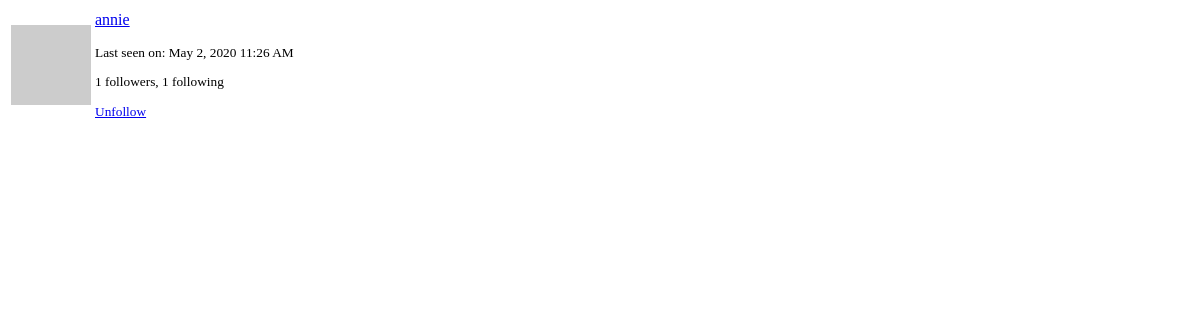
The page /user/annie/popup (signed in) on the database as committed earlier.
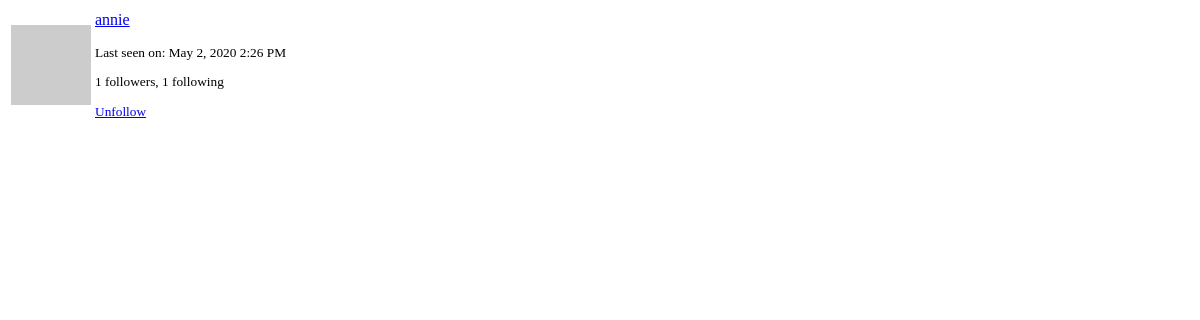
The same page on the database as committed later.
### app/models.py (models this page shows, shortened)
class User(UserMixin, db.Model):
    id = db.Column(db.Integer, primary_key=True)
    username = db.Column(db.String(64), index=True, unique=True)
    email = db.Column(db.String(120), index=True, unique=True)
    password_hash = db.Column(db.String(128))
    about_me = db.Column(db.String(140))
    last_seen = db.Column(db.DateTime, default=dt.datetime.utcnow)
    last_message_read_time = db.Column(db.DateTime)
    posts = db.relationship("Post", backref="author", lazy="dynamic")
    followed = db.relationship(
        "User",
        secondary=followers,
        primaryjoin=(followers.c.follower_id == id),
        secondaryjoin=(followers.c.followed_id == id),
        backref=db.backref("followers", lazy="dynamic"),
        lazy="dynamic",
    )
    messages_sent = db.relationship(
        "Message", foreign_keys="Message.sender_id", backref="author", lazy="dynamic"
    )
    messages_received = db.relationship(
        "Message",
        foreign_keys="Message.recipient_id",
        backref="recipient",
        lazy="dynamic",
    )
    notifications = db.relationship("Notification", backref="user", lazy="dynamic")
    def avatar(self, size):
        digest = md5(self.email.lower().encode("utf-8")).hexdigest()
        return "https://www.gravatar.com/avatar/{}?d=identicon&s={}".format(
            digest, size
        )
    def is_following(self, user: "User"):
        return self.followed.filter(followers.c.followed_id == user.id).count() > 0

### app/main/routes.py (the view)
@bp.route("/user/<username>/popup")
@login_required
def user_popup(username):
    user = User.query.filter_by(username=username).first_or_404()
    return render_template("user_popup.html", user=user)

### app/main/routes.py (called while the page is built)
@bp.before_app_request
def before_request():
    if current_user.is_authenticated:
        current_user.last_seen = datetime.utcnow()
        db.session.commit()
        g.search_form = SearchForm()
    g.locale = str(get_locale())

### app/models.py (called while the page is built)
@login_manager.user_loader
def load_user(id):
    return User.query.get(int(id))

    @classmethod
    def before_commit(cls, session):
        session._changes = {
            "add": list(session.new),
            "update": list(session.dirty),
            "delete": list(session.deleted),
        }

    @classmethod
    def after_commit(cls, session):
        for obj in session._changes["add"]:
            if isinstance(obj, SearchableMixin):
                add_to_index(obj.__tablename__, obj)
        for obj in session._changes["update"]:
            if isinstance(obj, SearchableMixin):
                add_to_index(obj.__tablename__, obj)
        for obj in session._changes["delete"]:
            if isinstance(obj, SearchableMixin):
                remove_from_index(obj.__tablename__, obj)
        session._changes = None

### app/templates/user_popup.html (shortened to what this page needs)
<table class="table">
    <tr>
        <td width="64" style="border: 0px;"><img src="{{ user.avatar(64) }}"></td>
        <td style="border: 0px;">
            <p>
                <a href="{{ url_for('main.user', username=user.username) }}">
                    {{ user.username }}
                </a>
            </p>
            <small>
                {% if user.last_seen %}
                    <p>{{ _('Last seen on') }}: {{ moment(user.last_seen).format('lll') }}</p>
                {% endif %}
                <p>{{ _('%(count)d followers', count=user.followers.count()) }},
                   {{ _('%(count)d following', count=user.followed.count()) }}</p>
                {% if user != current_user %}
                    {% if not current_user.is_following(user) %}
                        <a href="{{ url_for('main.follow', username=user.username) }}">
                            {{ _('Follow') }}
                        </a>
                    {% else %}
                        <a href="{{ url_for('main.unfollow', username=user.username) }}">
                            {{ _('Unfollow') }}
                        </a>
                    {% endif %}
                {% endif %}
            </small>
        </td>
    </tr>
</table>

Rows that differ between the two databases and show on the page:
changed User "annie": last_seen "May 2, 2020 11:26 AM" → "May 2, 2020 2:26 PM"
